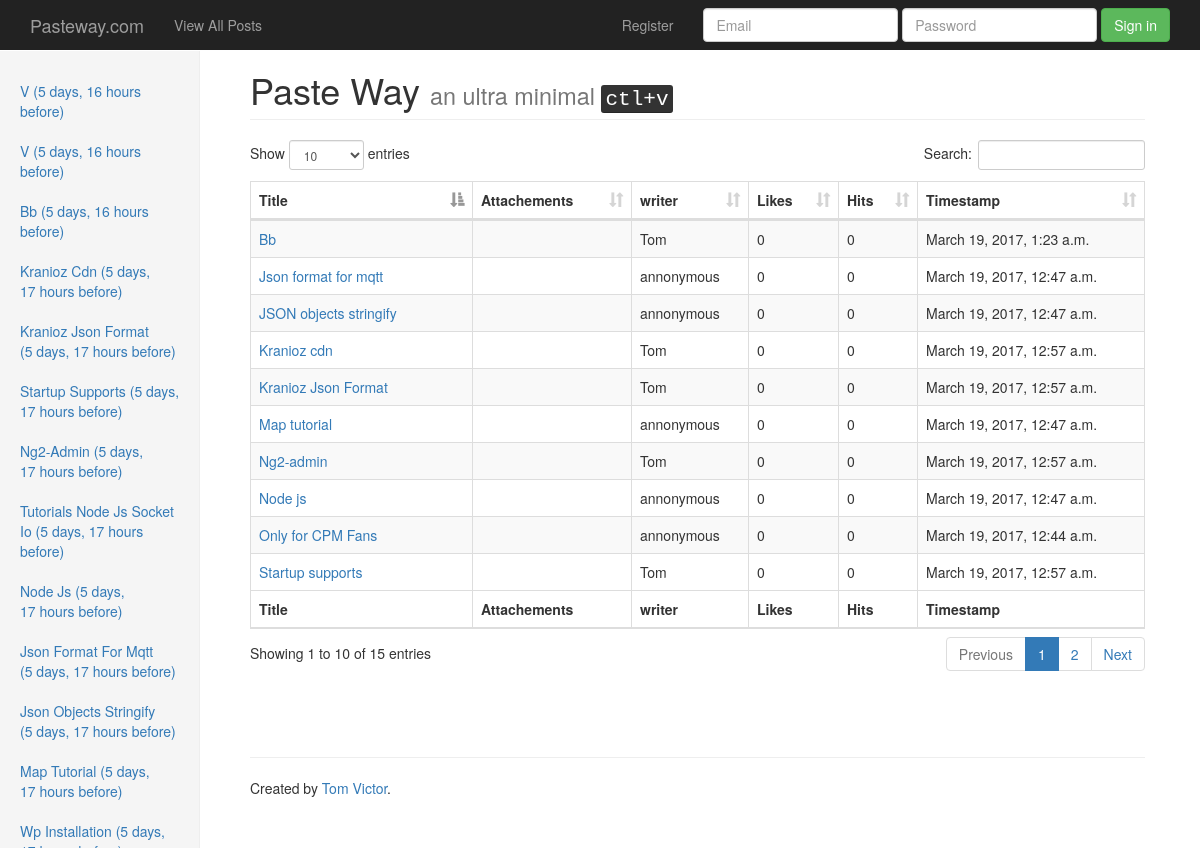
Page /all/ on the committed database.
### MainApp/models.py (models this page shows, shortened)
class Post(models.Model):
    title = models.CharField(max_length=500)
    content = models.TextField(blank=True, null=True)
    image = models.ImageField(blank=True,null=True,upload_to=user_directory_path)
    files = models.FileField(blank=True,null=True,upload_to=user_directory_path)
    status = models.CharField(max_length=100, choices=VISIBILITY_CHOICES,default='public')
    timestamp = models.DateTimeField(default=datetime.now())
    writer = models.ForeignKey(settings.AUTH_USER_MODEL,default=1)
    hits = models.IntegerField(default=0)
    likes = models.IntegerField(default=0)
    slug = models.SlugField(blank=True, default=None, unique=True)

### MainApp/views.py (the view)
# urls.py: url(r'^all/$',views.base_view.as_view(template_name='all-posts.html'),name='view-all'),
class base_view(ListView):
    queryset = Post.objects.all().filter(status="public")
    print(queryset)
    context_object_name = 'all_posts'
    def get_context_data(self, **kwargs):
        context = super(base_view, self).get_context_data(**kwargs)
        current_user = self.request.user
        if current_user.is_authenticated:
            context_user = current_user
        else:
            context_user = get_object_or_404(User,id=1)
        print(current_user)
        context['form'] = NewPost(initial={'writer': context_user,'timestamp':datetime.now()})
        context['latest_posts'] = Post.objects.all().filter(status="public").order_by("-timestamp")[:18]
        return context

### MainApp/form.py
class NewPost(forms.ModelForm):
    class Meta:
        model = Post
        fields =[
            "title",
            "content",
            "image",
            "files",
            "status",
            "writer",
            "timestamp"
        ]
        labels = {
            'title': 'Title',
            'content': 'Content'
        }
        help_texts = {
            'status' : 'Please login for Private posts'
        }
        error_messages = {
            'title': {
                'max_length': "This title is too long.",
            },
        }
        widgets = {
            'content': Textarea(attrs={'cols': 80, 'rows': 10,'class':'tinymce'}),
            'status' : RadioSelect,
            'writer' : forms.HiddenInput(),
            'timestamp': forms.HiddenInput(),
        }

### templates/all-posts.html (shortened to what this page needs)
{% extends 'base.html' %}
{% load  staticfiles %}
{% load crispy_forms_tags %}
{% block extrahead %}
    <link href="{% static 'css/jumbotron.css' %}" rel="stylesheet" xmlns="http://www.w3.org/1999/html">
    <link href="{% static 'css/dashboard.css' %}" rel="stylesheet">
    <link href="{% static 'datatable/dataTables.bootstrap.min.css' %}" rel="stylesheet">
{% endblock %}
{% block content %}
    <div class="container">
        <div class="row">
            <div class="col-sm-3 col-md-2 sidebar">
                <ul class="nav nav-sidebar">
                    {% for object in latest_posts %}
                         <li><a href=" {% url 'MainApp:detail' object.slug %} ">{{ object.title|title }} ({{ object.timestamp|timesince }} before)</a></li>
                    {% endfor %}
                </ul>
            </div>
            <div class="col-sm-9 col-sm-offset-3 col-md-10 col-md-offset-2 main">
                <h1 class="page-header">
                    Paste Way
                    <small>an ultra minimal <kbd>ctl+v</kbd></small>
                </h1>
            <table id="example" class="table table-striped table-bordered" cellspacing="0" width="100%">
        <thead>
            <tr>
                <th>Title</th>
                <th>Attachements</th>
                <th>writer</th>
                <th>Likes</th>
                <th>Hits</th>
                <th>Timestamp</th>
            </tr>
        </thead>
        <tfoot>
            <tr>
                <th>Title</th>
                <th>Attachements</th>
                <th>writer</th>
                <th>Likes</th>
                <th>Hits</th>
                <th>Timestamp</th>
            </tr>
        </tfoot>
        <tbody>
        {% for post in all_posts %}
            <tr>
                <td><a href=" {% url 'MainApp:detail' post.slug %} ">
                    {{ post.title|capfirst }}
                </a></td>
                <td>
                </td>
                <td>{{ post.writer.first_name }} </td>
                <td>{{ post.likes }}</td>
                <td>{{ post.hits }}</td>
                <td>{{ post.timestamp }}</td>
            </tr>
         {% endfor %}
        </tbody>
    </table>
                <br>
                <br>
                <br>
                <hr>
                <footer>
                    <p> Created by <a href="http://github.com/tomvictor" target="_blank">Tom Victor</a>.</p>
                </footer>
            </div>
        </div>
    </div>
{% endblock %}

### MainApp/static/css/jumbotron.css (style rules this page uses)
body { padding-top: 50px; padding-bottom: 20px; }

### MainApp/static/css/dashboard.css (style rules this page uses)
body { padding-top: 50px; }
.sidebar { display: none; }
@media (min-width: 768px) { .sidebar { position: fixed; top: 51px; bottom: 0; left: 0; z-index: 1000; display: block; padding: 20px; overflow-x: hidden; overflow-y: auto; background-color: #f5f5f5; border-right: 1px solid #eee; } }
.nav-sidebar { margin-right: -21px; margin-bottom: 20px; margin-left: -20px; }
.nav-sidebar > li > a { padding-right: 20px; padding-left: 20px; }
.main { padding: 20px; }
@media (min-width: 768px) { .main { padding-right: 40px; padding-left: 40px; } }
.main .page-header { margin-top: 0; }

### rows in the picture
Post: title "V", timestamp "5 days, 16 hours"
Post: title "V", timestamp "5 days, 16 hours"
Post: title "Bb", timestamp "5 days, 16 hours", writer.first_name "Tom", likes "0", hits "0", timestamp "March 19, 2017, 1:23 a.m."
Post: title "Kranioz Cdn", timestamp "5 days, 17 hours", title "Kranioz cdn", writer.first_name "Tom", likes "0", hits "0", timestamp "March 19, 2017, 12:57 a.m."
Post: title "Kranioz Json Format", timestamp "5 days, 17 hours", writer.first_name "Tom", likes "0", hits "0", timestamp "March 19, 2017, 12:57 a.m."
Post: title "Startup Supports", timestamp "5 days, 17 hours", title "Startup supports", writer.first_name "Tom", likes "0", hits "0", timestamp "March 19, 2017, 12:57 a.m."
Post: title "Ng2-Admin", timestamp "5 days, 17 hours", title "Ng2-admin", writer.first_name "Tom", likes "0", hits "0", timestamp "March 19, 2017, 12:57 a.m."
Post: title "Tutorials Node Js Socket Io", timestamp "5 days, 17 hours"
Post: title "Node Js", timestamp "5 days, 17 hours", title "Node js", writer.first_name "annonymous", likes "0", hits "0", timestamp "March 19, 2017, 12:47 a.m."
Post: title "Json Format For Mqtt", timestamp "5 days, 17 hours", title "Json format for mqtt", writer.first_name "annonymous", likes "0", hits "0", timestamp "March 19, 2017, 12:47 a.m."
Post: title "Json Objects Stringify", timestamp "5 days, 17 hours", title "JSON objects stringify", writer.first_name "annonymous", likes "0", hits "0", timestamp "March 19, 2017, 12:47 a.m."
Post: title "Map Tutorial", timestamp "5 days, 17 hours", title "Map tutorial", writer.first_name "annonymous", likes "0", hits "0", timestamp "March 19, 2017, 12:47 a.m."
Post: title "Wp Installation", timestamp "5 days,…"
Post: title "Only for CPM Fans", writer.first_name "annonymous", likes "0", hits "0", timestamp "March 19, 2017, 12:44 a.m."
